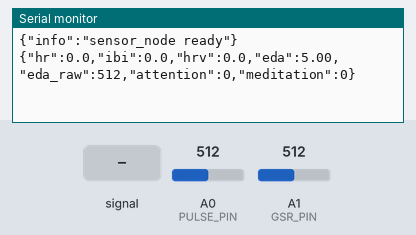
Bench run of a sketch on a simulated Arduino Uno, built with avr-gcc and run on an emulated ATmega328P. Parts: the last lines printed to the serial monitor. Inputs (shaded band) come from the test bench; at power-on: A1 (GSR_PIN) = 512, A0 (PULSE_PIN) = 512.

Above: at 1.2 s.
1.3 s: A0 (PULSE_PIN) fed a 200 Hz sine of ±81 counts around its level
At 2.6 s:
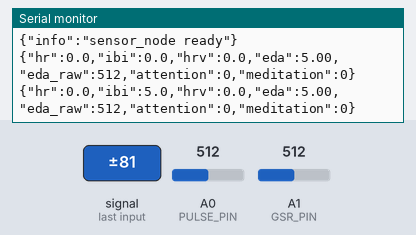
2.8 s: A1 (GSR_PIN) set to 716
At 3.5 s:
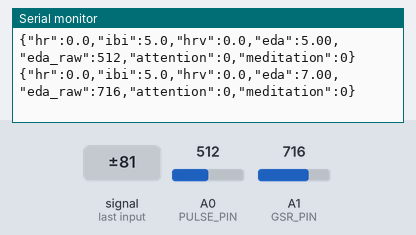
4.3 s: A0 (PULSE_PIN) fed a 1000 Hz sine of ±255 counts around its level
At 5.6 s:
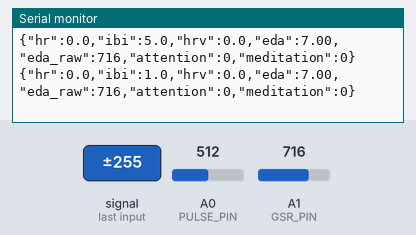
5.8 s: A1 (GSR_PIN) set to 900
At 6.8 s:
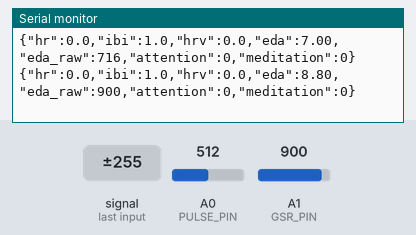
Timing chart, 0 to 8.3 s (numbered marks = the images above; inputs shaded):
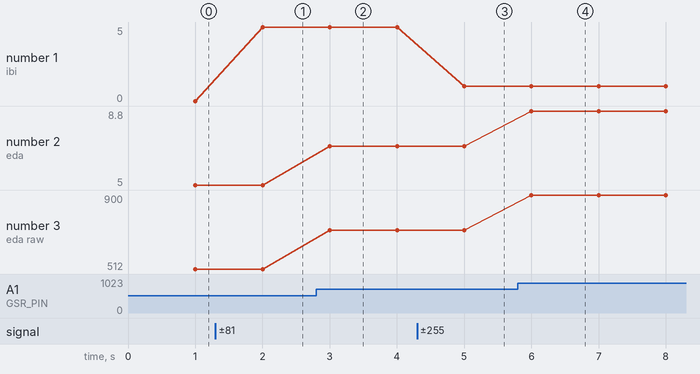

Measured:
- after the input at 1.3 s, the serial monitor: prints a new line after 0.70 s (image 1)
- after the input at 2.8 s, the serial monitor: prints a new line after 0.20 s (image 2)
- after the input at 4.3 s, the serial monitor: prints a new line after 0.70 s (image 3)
- after the input at 5.8 s, the serial monitor: prints a new line after 0.20 s (image 4)
- plotted number 1: 5 → 1 after the input at 4.3 s
- plotted number 2: 5 → 7 after the input at 2.8 s, 7 → 8.8 after the input at 5.8 s
- plotted number 3: 512 → 716 after the input at 2.8 s, 716 → 900 after the input at 5.8 s

The sketch:

sensor_node.ino
```cpp
/*
 * sensor_node.ino — 感測節點（Arduino Nano / Uno）
 * ===================================================
 * 讀取三種生理訊號，每秒用 Serial 輸出一行 JSON：
 *
 *   Pulse Sensor   → A0  心率 (bpm) + 心跳間隔 IBI + HRV (RMSSD)
 *   Grove GSR      → A1  皮膚電 (eda_raw + eda μS 近似值)
 *   NeuroSky TGAM  → D10(RX)  EEG 專注度 / 放鬆度 (0-100)
 *
 * 兩種使用方式：
 *   1. 有線：把這個板子用 USB 接到電腦，Python 端 (serial_reader.py) 讀 Serial。
 *   2. 無線：把這塊板子的 TX 接到 ESP8266 的 RX，由 wifi_bridge.ino 轉發上網。
 *
 * 注意：Serial 波特率必須是 115200（與 config.py 的 SERIAL_BAUD 一致）。
 */

// ------------------------- 腳位定義 -------------------------
const int PULSE_PIN = A0;    // Pulse Sensor 訊號腳
const int GSR_PIN   = A1;    // Grove GSR 訊號腳

// ------------------------- Pulse Sensor 心跳偵測 -------------------------
const int PULSE_THRESHOLD = 512;  // 心跳上升沿的判定閾值（訊號中點）
const int IBI_WINDOW      = 10;   // 存最近 10 個 IBI 計算 HRV (RMSSD)

unsigned long lastBeatTime = 0;    // 上一次心跳的時間 (ms)
unsigned long lastSampleMs = 0;    // 上一次取樣時間
int   signal;                      // 目前訊號值
bool  aboveThreshold = false;      // 訊號是否已在閾值之上
float ibiHistory[IBI_WINDOW];      // IBI 環形緩衝
int   ibiIndex = 0;

float bpm = 0.0;
float ibi = 0.0;                   // 心跳間隔 (ms)
float hrv = 0.0;                   // HRV = RMSSD (ms)

// ------------------------- NeuroSky TGAM 解析 -------------------------
#include <SoftwareSerial.h>
SoftwareSerial tgam(10, 11);       // RX=D10 接 TGAM 的 TX；TX=D11 接 TGAM 的 RX

int attention  = 0;                // 專注度 0-100
int meditation = 0;                // 放鬆度 0-100
int signalQuality = 200;           // 0 = 訊號良好，越大越差

// TGAM 封包解析狀態機
enum TGAMState { SYNC1, SYNC2, PLENGTH, PAYLOAD, CHECKSUM };
TGAMState tgState = SYNC1;
int  plength = 0;
int  payloadIndex = 0;
byte payload[32];
byte checksum = 0;

// ------------------------- 輸出計時 -------------------------
unsigned long lastPrintMs = 0;

void setup() {
  Serial.begin(115200);            // 與 config.py 一致
  tgam.begin(57600);               // TGAM 固定 57600 baud
  pinMode(PULSE_PIN, INPUT);
  pinMode(GSR_PIN, INPUT);
  // 送出啟動提示（方便在 Serial Monitor 看到）
  Serial.println("{\"info\":\"sensor_node ready\"}");
}

void loop() {
  unsigned long now = millis();

  readPulse(now);   // 心跳 / HRV
  readGSR();        // 皮膚電
  readTGAM();       // EEG

  // 每秒輸出一行 JSON
  if (now - lastPrintMs >= 1000) {
    lastPrintMs = now;
    printJSON();
  }
}

// ---------------------------------------------------------------------------
// 讀取 Pulse Sensor：上升沿觸發心跳，計算 BPM / IBI / HRV(RMSSD)
// ---------------------------------------------------------------------------
void readPulse(unsigned long now) {
  signal = analogRead(PULSE_PIN);

  if (signal > PULSE_THRESHOLD && !aboveThreshold) {
    // 上升沿：偵測到一次心跳
    aboveThreshold = true;
    if (lastBeatTime > 0) {
      ibi = now - lastBeatTime;              // 這次與上次心跳的間隔 (ms)
      if (ibi > 300 && ibi < 2000) {         // 過濾明顯的雜訊
        bpm = 60000.0 / ibi;                 // 每分鐘心跳數
        ibiHistory[ibiIndex] = ibi;
        ibiIndex = (ibiIndex + 1) % IBI_WINDOW;
        hrv = computeRMSSD();                // 心率變異性
      }
    }
    lastBeatTime = now;
  } else if (signal < PULSE_THRESHOLD - 20) {
    aboveThreshold = false;                  // 加遲滯，避免雜訊重複觸發
  }
}

// RMSSD：相鄰 IBI 差值的均方根，單位 ms，越大代表越放鬆/自律神經較平衡
float computeRMSSD() {
  float sum = 0;
  int   n = 0;
  for (int i = 1; i < IBI_WINDOW; i++) {
    int a = (ibiIndex - i + IBI_WINDOW) % IBI_WINDOW;
    int b = (ibiIndex - i - 1 + IBI_WINDOW) % IBI_WINDOW;
    if (ibiHistory[a] > 0 && ibiHistory[b] > 0) {
      float diff = ibiHistory[a] - ibiHistory[b];
      sum += diff * diff;
      n++;
    }
  }
  return n ? sqrt(sum / n) : 0.0;
}

// ---------------------------------------------------------------------------
// 讀取 Grove GSR（皮膚電導）
// ---------------------------------------------------------------------------
float edaRaw = 0.0;
float eda = 0.0;

void readGSR() {
  edaRaw = analogRead(GSR_PIN);   // 0-1023

  // 粗略把 ADC 映射到 0-10 μS。
  // 注意：這是線性近似值，正式測量前請用 GSR 模組上的可調電阻校準。
  // 皮膚電導的典型範圍約 0.1-10 μS。
  eda = edaRaw / 1023.0 * 10.0;
}

// ---------------------------------------------------------------------------
// 讀取 NeuroSky TGAM（57600 baud，封包格式：
//   AA AA <plength> <payload[plength]> <checksum>
//   checksum = ~(payload 各 byte 之和) & 0xFF
// plength 意義：0x02=訊號品質  0x04=專注度  0x05=放鬆度
//               0x80=原始波  0x83=腦波能量(24 bytes)
// ---------------------------------------------------------------------------
void readTGAM() {
  while (tgam.available()) {
    byte b = tgam.read();

    switch (tgState) {
      case SYNC1:
        if (b == 0xAA) tgState = SYNC2;
        break;
      case SYNC2:
        if (b == 0xAA) tgState = PLENGTH;
        else tgState = SYNC1;             // 第二個同步位元不對，重來
        break;
      case PLENGTH:
        plength = b;
        payloadIndex = 0;
        checksum = 0;
        if (plength > 32 || plength == 0) tgState = SYNC1;  // 不合法的長度
        else tgState = PAYLOAD;
        break;
      case PAYLOAD:
        payload[payloadIndex++] = b;
        checksum += b;
        if (payloadIndex >= plength) tgState = CHECKSUM;
        break;
      case CHECKSUM:
        if ((byte)(~checksum & 0xFF) == b) {
          parsePayload(plength);          // 校驗通過才解析
        }
        tgState = SYNC1;
        break;
    }
  }
}

void parsePayload(int len) {
  switch (len) {
    case 0x02:  // 訊號品質 0-200（0 最好）
      signalQuality = payload[0];
      break;
    case 0x04:  // 專注度 0-100
      attention = payload[0];
      break;
    case 0x05:  // 放鬆度 0-100
      meditation = payload[0];
      break;
    // 0x83 = 腦波能量（delta/theta/alpha/beta/gamma，各 3 bytes 大端），
    // V1 暫不使用，未來可在此解析各頻段功率。
  }
}

// ---------------------------------------------------------------------------
// 輸出 JSON（一筆一列，Python / ESP8266 直接解析）
// ---------------------------------------------------------------------------
void printJSON() {
  Serial.print("{\"hr\":");
  Serial.print(bpm, 1);
  Serial.print(",\"ibi\":");
  Serial.print(ibi, 1);
  Serial.print(",\"hrv\":");
  Serial.print(hrv, 1);
  Serial.print(",\"eda\":");
  Serial.print(eda, 2);
  Serial.print(",\"eda_raw\":");
  Serial.print(edaRaw, 0);
  Serial.print(",\"attention\":");
  Serial.print(signalQuality == 0 ? attention : 0);   // 訊號差時回報 0
  Serial.print(",\"meditation\":");
  Serial.print(signalQuality == 0 ? meditation : 0);
  Serial.println("}");
}
```
